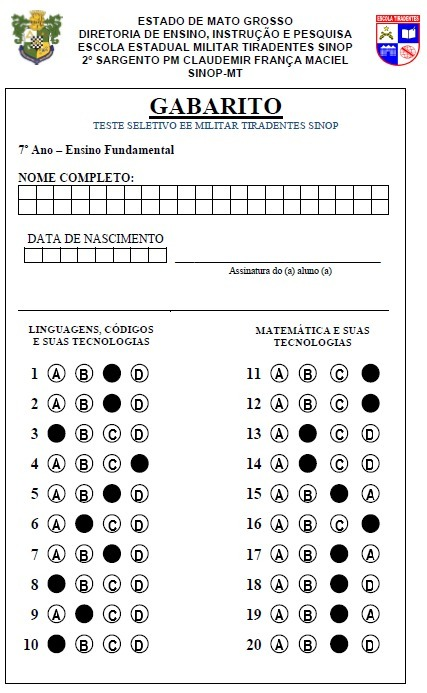
#> input picture exemplos/gabarito_oficial.png, 427 x 693 px
$ python -i omr.py   (imports and definitions only)   (older library calls are emulated)
#> lines starting #> are read from the running program, lines starting #| are printed output that depends on the picture; after the words box and inside, x2 and y2 are one past the last pixel; in counts of white or black regions, pixels touching at a corner belong together
"""
Leitura óptica de folhas de resposta (OMR).

Este módulo só LÊ a folha: devolve qual alternativa foi marcada em cada
questão. Comparar com o gabarito e calcular notas é responsabilidade do
backend (PHP), para que a regra de correção fique em um lugar só.

Etapas de ler_folha():
  1. Normaliza a iluminação e procura os 4 quadrados pretos dos cantos da área
     de respostas (folha AMA). Mede a qualidade da foto (brilho, resolução,
     desfoque) e recusa as que não dão para ler com segurança.
  2. Lê o QR code (código do caderno), que também indica o lado de cima.
  3. Endireita a área entre os marcadores. Sem marcadores, procura a moldura
     retangular (modelo do protótipo).
  4. Detecta as bolinhas (círculos vazios e preenchidos).
  5. Descobre os blocos de questões e organiza as bolinhas por questão.
  6. Mede o quanto cada bolinha está escurecida e decide a marcação.
  7. Devolve também onde está cada bolinha na foto recebida (de 0 a 1).
"""
from __future__ import annotations

import itertools
import math
import os
from dataclasses import dataclass, field

import cv2
import numpy as np

LARGURA_NORMALIZADA = 1000  # px; toda folha é redimensionada para esta largura
MARGEM_AREA = 0.04  # folga em volta dos marcadores, em fração da largura

# Limiares sobre o nível calibrado (0 = bolinha vazia típica, 1 = toda preenchida)
LIMIAR_MARCADA = 0.50
ZONA_DUVIDA = (0.25, 0.65)  # leituras nesta faixa vão para revisão manual
# Teto do "nível de bolinha vazia" usado na calibração. Sem ele, uma folha com
# quase todas as bolinhas marcadas seria calibrada como se marcada fosse vazia.
BASE_MAXIMA = 0.50

# Qualidade da foto (medida nos marcadores). O desfoque é a largura da borda
# borrada (sigma, em px) dividida pelo lado do marcador, então não depende da
# resolução. Calibrado com fotos simuladas: até ~0,06 nas fotos boas; acima de
# ~0,07 o leitor começa a não achar os marcadores ou a grade.
LADO_MINIMO = 10  # px; marcador menor que isso = foto pequena demais (já leu errado)
LADO_BOM = 16  # px; abaixo disso, a borda borrada vem mais da resolução que do foco
DESFOQUE_MAXIMO = 0.07
BRILHO_MINIMO = 60  # tom do papel (0-255) abaixo do qual a foto está escura demais

LETRAS = "ABCDEFGHIJ"

MENSAGENS = {
    "escura": "A foto está escura demais. Fotografe num lugar mais iluminado, sem sombra sobre a folha.",
    "pouca_resolucao": "A foto tem pouca resolução. Aproxime o celular até a folha ocupar quase toda "
                       "a tela e tire outra foto.",
    "desfocada": "A foto está tremida ou fora de foco. Segure o celular firme, toque na folha para "
                 "focar e tire outra foto.",
}


class ErroLeitura(Exception):
    """Folha que não pôde ser lida (ex.: grade de bolinhas não encontrada).
    `codigo` diz o tipo do problema, para o app reagir sem interpretar o texto:
    arquivo, grade, sem_marcadores, formato_diferente, caderno_diferente,
    escura, pouca_resolucao, desfocada."""

    def __init__(self, mensagem: str, codigo: str = "grade"):
        super().__init__(mensagem)
        self.codigo = codigo


# [10 lines left out: function blocos_iguais, not called in this run]


@dataclass
class Layout:
    """Formato da folha. Os blocos são lidos da esquerda para a direita e, em
    cada bloco, as questões descem de cima para baixo (folha AMA)."""
    blocos: list[int] = field(default_factory=lambda: [10, 10])
    alternativas: list[str] = field(default_factory=lambda: ["A", "B", "C", "D"])
    ordem: str = "colunas"  # "colunas": desce cada bloco; "linhas": 1, 2 na mesma linha
    caderno: str | None = None  # código do QR; se existir, a folha precisa ter o mesmo

    # [17 lines left out: function de_dict, not called in this run]

    def para_dict(self) -> dict:
        d = {"caderno": self.caderno, "alternativas": self.alternativas,
             "blocos": self.blocos, "questoes": self.questoes}
        if self.ordem != "colunas":
            d["ordem"] = self.ordem
        return d

    @property
    def questoes(self) -> int:
        return sum(self.blocos)

    @property
    def colunas(self) -> int:
        return len(self.blocos)


# ---------------------------------------------------------------------------
# Entrada: imagens ou PDF
# ---------------------------------------------------------------------------

# [14 lines left out: function carregar_paginas, not called in this run]


# ---------------------------------------------------------------------------
# 1. Iluminação e marcadores
# ---------------------------------------------------------------------------

def normalizar_iluminacao(cinza: np.ndarray) -> np.ndarray:
    """Divide a imagem pelo próprio fundo (papel + sombra), estimado apagando o
    que é escuro e pequeno. O papel vira ~255 em toda a foto, com ou sem sombra."""
    h, w = cinza.shape
    esc = 800 / max(h, w)
    peq = cv2.resize(cinza, None, fx=esc, fy=esc, interpolation=cv2.INTER_AREA)
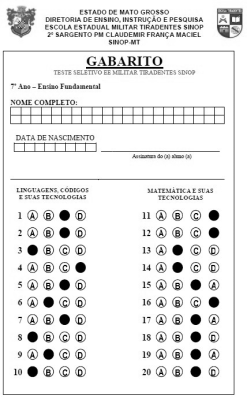
#> peq: shape (800, 493) (shown at 1/2 size); min 0, max 255, mean 232.1
    k = int(0.05 * 800) | 1  # maior que marcadores e bolinhas
    fundo = cv2.morphologyEx(peq, cv2.MORPH_CLOSE, cv2.getStructuringElement(cv2.MORPH_ELLIPSE, (k, k)))
    # Suavização curta: o fundo acompanha a borda nítida de uma sombra (mão, celular).
    suave = (k // 2) | 1
    fundo = cv2.resize(cv2.GaussianBlur(fundo, (suave, suave), 0), (w, h), interpolation=cv2.INTER_LINEAR)
#> fundo: shape (693, 427)
    return np.clip(cinza.astype(np.float32) / np.maximum(fundo, 1) * 255, 0, 255).astype(np.uint8)


def _ordenar_cantos(pts: np.ndarray) -> np.ndarray:
    pts = pts.reshape(4, 2).astype("float32")
    s = pts.sum(axis=1)
    d = np.diff(pts, axis=1).ravel()
    return np.array([pts[np.argmin(s)], pts[np.argmin(d)], pts[np.argmax(s)], pts[np.argmax(d)]], dtype="float32")


def _escuro_em_volta(binaria: np.ndarray, cx: float, cy: float, r0: float, r1: float) -> float:
    """Fração de pixels escuros no anel quadrado entre as distâncias r0 e r1 do centro."""
    h, w = binaria.shape
    x0, x1 = max(0, int(cx - r1)), min(w, int(cx + r1) + 1)
    y0, y1 = max(0, int(cy - r1)), min(h, int(cy + r1) + 1)
    yy, xx = np.mgrid[y0:y1, x0:x1]
    dist = np.maximum(np.abs(xx - cx), np.abs(yy - cy))
    anel = (dist > r0) & (dist <= r1)
    return float(np.count_nonzero(binaria[y0:y1, x0:x1][anel]) / max(np.count_nonzero(anel), 1))


def _candidatos_marcador(normal: np.ndarray) -> list[tuple[float, float, float]]:
    """Quadrados pretos cheios e isolados: (x do centro, y do centro, lado).
    Recebe a imagem com a iluminação já normalizada."""
    h, w = normal.shape
    lado_img = max(h, w)
    _, binaria = cv2.threshold(cv2.GaussianBlur(normal, (5, 5), 0), 150, 255, cv2.THRESH_BINARY_INV)
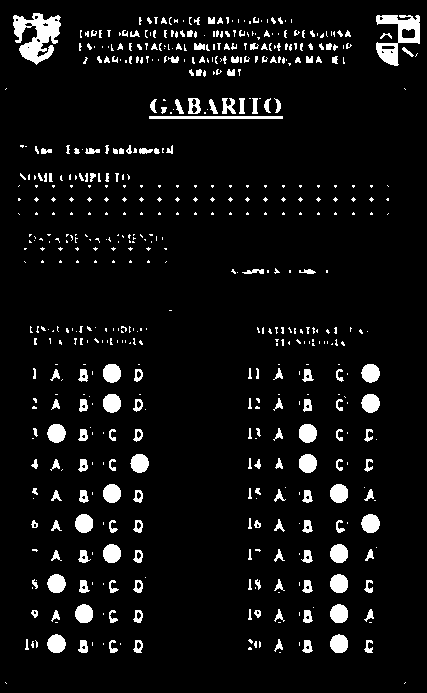
#> binaria: shape (693, 427); 6.4% white; 585 white regions (395 under 20 px)
    contornos, _ = cv2.findContours(binaria, cv2.RETR_LIST, cv2.CHAIN_APPROX_SIMPLE)
#> contornos = 629 contours, 496 with area under 20; largest, box (x1, y1, x2, y2) and area: (13, 13, 61, 65) 1266, (376, 15, 420, 66) 1047, (149, 116, 283, 119) 266, (361, 514, 380, 533) 253, (299, 424, 317, 443) 252

    candidatos = []
    for c in contornos:
        x, y, cw, ch = cv2.boundingRect(c)
        if not (0.006 * lado_img <= cw <= 0.06 * lado_img and 0.006 * lado_img <= ch <= 0.06 * lado_img):
            continue
        (cx, cy), (rw, rh), _ = cv2.minAreaRect(c)  # caixa girada: vale para foto torta
        if not rw or not rh or not (0.7 <= rw / rh <= 1.4):
            continue
        area = cv2.contourArea(c)
        casco = cv2.contourArea(cv2.convexHull(c))
        # Quadrado cheio ocupa ~100% da caixa; círculo cheio, ~78%.
        if area / (rw * rh) < 0.84 or not casco or area / casco < 0.9:
            continue
        # Preto por dentro (exclui o miolo branco de quadradinhos de grade)...
        mascara = np.zeros((ch, cw), np.uint8)
        cv2.drawContours(mascara, [c - [x, y]], -1, 255, -1)
        if cv2.mean(binaria[y:y + ch, x:x + cw], mask=mascara)[0] < 0.85 * 255:
            continue
        # ...e isolado: num anel em volta dele (até um lado além da borda) o
        # papel é branco. Exclui o "olho" do QR code, que tem módulos em volta.
        lado = math.sqrt(area)
        if _escuro_em_volta(binaria, cx, cy, 0.85 * lado, 2.0 * lado) > 0.08:
            continue
        candidatos.append((cx, cy, lado))
#> this loop made 629 passes
#> (c, x, y, cw, ch) on passes 1 to 3: ([[405, 682], [404, 683]], 404, 682, 2, 2), ([[5, 682], [6, 683]], 5, 682, 2, 2), ([[279, 652], [280, 652]], 279, 652, 2, 1)
#> after the loop, candidatos = 20 items, first 6: (371, 199, 2.83), (353, 199, 2.83), (335, 199, 2.83), (318, 199, 2.83), (300, 199, 2.83), (283, 199, 2.83)
    return candidatos


# [8 lines left out: function _angulos_internos, not called in this run]


def _quadrilatero_valido(cantos: np.ndarray) -> bool:
    if len({tuple(np.round(p, 1)) for p in cantos}) < 4 or not cv2.isContourConvex(cantos.reshape(-1, 1, 2)):
        return False
    return all(abs(a - 90) <= 30 for a in _angulos_internos(cantos))


def localizar_marcadores(normal: np.ndarray, area_minima: float = 0.08):
    """Entre os candidatos, os 4 que formam o maior quadrilátero 'quase
    retangular' com quadrados de tamanho parecido. Se só 3 forem achados (um
    dedo ou uma dobra cobrindo um canto), o 4º é estimado completando o
    paralelogramo. Devolve (cantos tl, tr, br, bl; lado médio do marcador;
    se um canto foi estimado) ou None."""
    candidatos = _candidatos_marcador(normal)
    # Os marcadores ficam longe uns dos outros. Quadrados pretos em grupo são
    # outra coisa: em foto desfocada, os 3 "olhos" do QR viram quadrados cheios.
    candidatos = [c for c in candidatos
                  if not any(o is not c and math.hypot(o[0] - c[0], o[1] - c[1]) < 4 * max(o[2], c[2])
                             for o in candidatos)]
    candidatos = sorted(candidatos, key=lambda c: -c[2])[:24]
    area_minima = area_minima * normal.size  # a área de respostas não é minúscula
    melhor, melhor_area = None, area_minima
    for combo in itertools.combinations(candidatos, 4):
        lados = [c[2] for c in combo]
        if max(lados) > 1.5 * min(lados):
            continue
        cantos = _ordenar_cantos(np.array([(c[0], c[1]) for c in combo]))
        if not _quadrilatero_valido(cantos):
            continue
        area = cv2.contourArea(cantos)
        if area > melhor_area:
            melhor, melhor_area = (cantos, float(np.mean(lados)), False), area
#> this loop made 4845 passes
#> cantos on passes 1 to 3: [[318, 199], [371, 199], [371, 199], [318, 199]], [[300, 199], [371, 199], [371, 199], [300, 199]], [[283, 199], [371, 199], [371, 199], [283, 199]]
    if melhor:
        return melhor

    h, w = normal.shape
    for combo in itertools.combinations(candidatos, 3):
        lados = [c[2] for c in combo]
        if max(lados) > 1.25 * min(lados):  # sem o 4º para conferir, exige mais
            continue
        pts = np.array([(c[0], c[1]) for c in combo], dtype="float32")
        for i in range(3):  # i = vértice do ângulo reto
            a, b, c = pts[(i + 1) % 3], pts[i], pts[(i + 2) % 3]
            cos = np.dot(a - b, c - b) / (np.linalg.norm(a - b) * np.linalg.norm(c - b) + 1e-9)
            if abs(cos) > 0.34:  # ângulo em b longe de 90° (± 20°)
                continue
            quarto = a + c - b
            if not (-0.05 * w <= quarto[0] <= 1.05 * w and -0.05 * h <= quarto[1] <= 1.05 * h):
                continue
            cantos = _ordenar_cantos(np.array([a, b, c, quarto]))
            if not _quadrilatero_valido(cantos):
                continue
            area = cv2.contourArea(cantos)
            if area > melhor_area:
                melhor, melhor_area = (cantos, float(np.mean(lados)), True), area
#> this loop made 1140 passes
#> combo on passes 1 to 3: ((371, 199, 2.83), (353, 199, 2.83), (335, 199, 2.83)), ((371, 199, 2.83), (353, 199, 2.83), (318, 199, 2.83)), ((371, 199, 2.83), (353, 199, 2.83), (300, 199, 2.83))
    return melhor


def _transformacao(cantos: np.ndarray):
    """Matriz que leva os 4 cantos (tl, tr, br, bl) para um retângulo de largura fixa."""
    larg = (np.linalg.norm(cantos[1] - cantos[0]) + np.linalg.norm(cantos[2] - cantos[3])) / 2
    alt = (np.linalg.norm(cantos[3] - cantos[0]) + np.linalg.norm(cantos[2] - cantos[1])) / 2
    W = LARGURA_NORMALIZADA
    H = int(round(W * alt / larg))
    destino = np.array([[0, 0], [W - 1, 0], [W - 1, H - 1], [0, H - 1]], dtype="float32")
    return cv2.getPerspectiveTransform(cantos, destino), W, H, larg


# ---------------------------------------------------------------------------
# Qualidade da foto
# ---------------------------------------------------------------------------

def estimar_desfoque(cinza: np.ndarray, mascara: np.ndarray | None = None) -> float | None:
    """Largura da borda borrada (sigma da gaussiana, em px), medida nas bordas
    fortes. Numa borda de contraste C borrada com sigma s, o gradiente máximo é
    C / (s·√(2π)); então s = C / (gradiente máximo · √(2π)). Usa o quartil de
    baixo, que vem das bordas mais nítidas (as do papel impresso, não as sombras)."""
    g = cinza.astype(np.float32)
    grad = np.hypot(cv2.Sobel(g, cv2.CV_32F, 1, 0, ksize=3), cv2.Sobel(g, cv2.CV_32F, 0, 1, ksize=3)) / 8
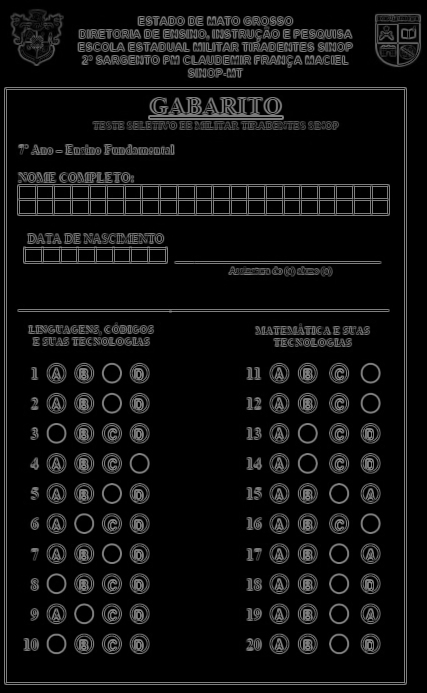
#> grad: shape (693, 427) float32; min 0, max 142.5, mean 16.1
    k = np.ones((9, 9), np.uint8)
    contraste = cv2.dilate(g, k) - cv2.erode(g, k)
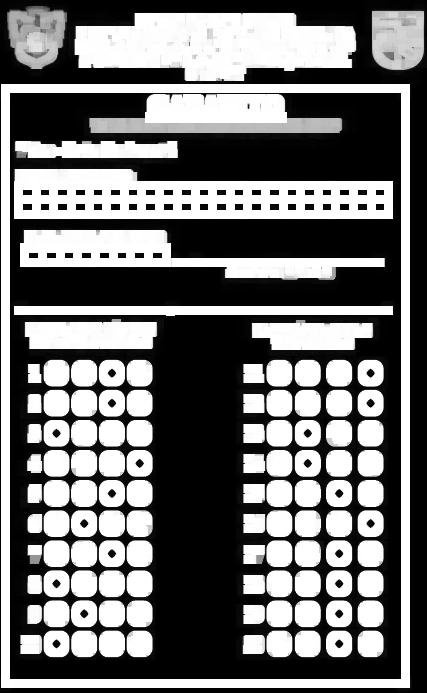
#> contraste: shape (693, 427) float32; min 0, max 255, mean 114.8
    bordas = (grad >= cv2.dilate(grad, np.ones((3, 3), np.uint8))) & (contraste > 80)
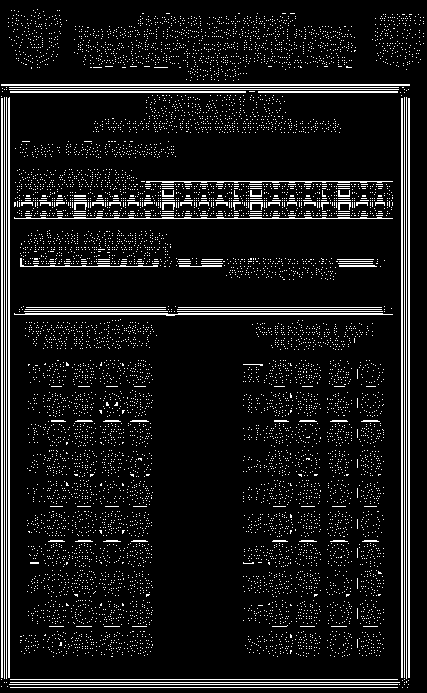
#> bordas: shape (693, 427) bool; 8.9% white in thin lines or dots
    if mascara is not None:
        bordas &= mascara
    if np.count_nonzero(bordas) < 30:
        return None
    sigmas = contraste[bordas] / (math.sqrt(2 * math.pi) * np.maximum(grad[bordas], 1e-3))
    return float(np.percentile(sigmas, 25))


def avaliar_qualidade(cinza: np.ndarray, marcadores) -> dict:
    """Mede brilho, resolução e desfoque da foto. Com os marcadores achados,
    mede o desfoque nas bordas deles; sem eles, na foto inteira, supondo que a
    folha ocupa a foto (marcador ≈ 1,3% do lado maior).
    `problema` é None ou um dos códigos de MENSAGENS."""
    h, w = cinza.shape
    if marcadores:
        cantos, lado, _ = marcadores
        mascara = np.zeros((h, w), bool)
        for x, y in cantos:
            mascara[max(0, int(y - lado)):int(y + lado), max(0, int(x - lado)):int(x + lado)] = True
        sigma = estimar_desfoque(cinza, mascara)
    else:
        lado = 0.013 * max(h, w)
        sigma = estimar_desfoque(cinza)
    desfoque = sigma / lado if sigma else None
    brilho = float(np.percentile(cinza, 95))

    problema = None
    if brilho < BRILHO_MINIMO:
        problema = "escura"
    elif lado < LADO_MINIMO:
        problema = "pouca_resolucao"
    elif desfoque and desfoque > DESFOQUE_MAXIMO:
        problema = "pouca_resolucao" if lado < LADO_BOM else "desfocada"
    return {
        "lado_marcador": round(float(lado), 1),
        "desfoque": round(desfoque, 3) if desfoque else None,
        "brilho": round(brilho),
        "medida_nos_marcadores": bool(marcadores),
        "problema": problema,
    }


# ---------------------------------------------------------------------------
# 2. QR code
# ---------------------------------------------------------------------------

def _decodificar_qr(img: np.ndarray, escalas=(1.0,)):
    detectores = [cv2.QRCodeDetector()]
    if hasattr(cv2, "QRCodeDetectorAruco"):
        detectores.append(cv2.QRCodeDetectorAruco())
    for esc in escalas:
        im = img if esc == 1.0 else cv2.resize(img, None, fx=esc, fy=esc,
                                               interpolation=cv2.INTER_AREA if esc < 1 else cv2.INTER_CUBIC)
        for det in detectores:
            try:
                texto, pontos, _ = det.detectAndDecode(im)
            except cv2.error:
                continue
            if texto and pontos is not None:
                return texto.strip(), pontos.reshape(-1, 2) / esc
    return None, None


def ler_qr(cinza: np.ndarray) -> tuple[str | None, np.ndarray | None]:
    """Procura o QR na imagem inteira. Devolve (texto, cantos do QR na imagem)."""
    lado = max(cinza.shape)
    escalas = [1.0] + ([2000 / lado] if lado > 2400 else []) + ([2.0] if lado < 1600 else [])
    return _decodificar_qr(cinza, escalas)


# [51 lines left out: functions ler_qr_acima, _giro_pelo_qr, alinhar_por_marcadores, not called in this run]


def localizar_folha(cinza: np.ndarray) -> tuple[np.ndarray, bool, np.ndarray]:
    """Modelo do protótipo: recorta e endireita a área dentro da moldura. Se não
    achar moldura, usa a imagem inteira (moldura_encontrada=False). Devolve
    também a matriz que leva coordenadas da imagem original para a folha normalizada."""
    h, w = cinza.shape
    binaria = cv2.adaptiveThreshold(cv2.GaussianBlur(cinza, (5, 5), 0), 255,
                                    cv2.ADAPTIVE_THRESH_MEAN_C, cv2.THRESH_BINARY_INV, 51, 15)
#> binaria: shape (693, 427); 19% white; 194 white regions (7 under 20 px), largest, box (x1, y1, x2, y2) and area: (4, 87, 407, 685) 5940, (17, 184, 390, 216) 4885, (148, 97, 284, 120) 1858
#> (the rest of the program and of its run is left out)
